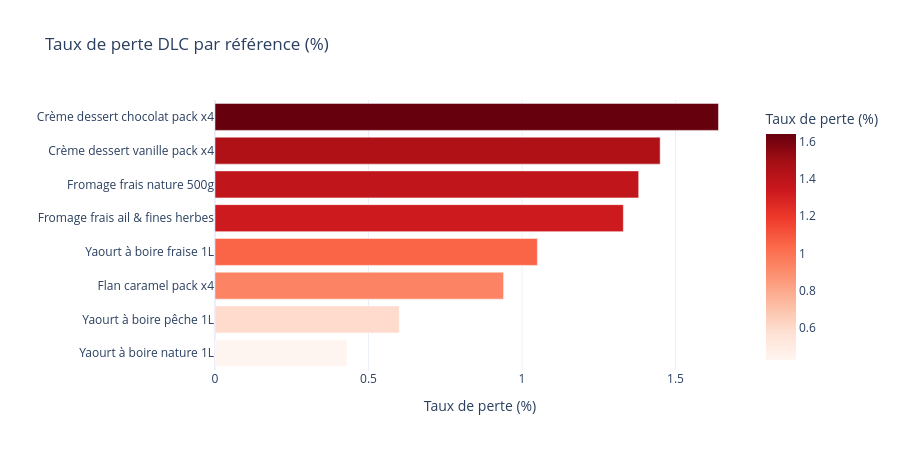

Here is the notebook cell this chart was saved with:
### Code cell
fig = px.bar(df_sku.sort_values('taux_perte_pct'), x='taux_perte_pct', y='produit',
             orientation='h', color='taux_perte_pct', color_continuous_scale='Reds',
             title="Taux de perte DLC par référence (%)",
             labels={'taux_perte_pct': 'Taux de perte (%)', 'produit': ''},
             template="plotly_white")
fig.update_layout(height=450)
fig.show()

### Figure 1 — Plotly figure (JSON) as saved in the notebook; plotly's stock layout.template omitted (floating-point values rounded to 4 significant figures)
{"data": [{"hovertemplate": "Taux de perte (%)=%{marker.color}<br>=%{y}<extra></extra>", "legendgroup": "", "marker": {"color": [0.43, 0.6, 0.94, 1.05, 1.33, 1.38, 1.45, 1.64], "coloraxis": "coloraxis", "pattern": {"shape": ""}}, "name": "", "orientation": "h", "showlegend": false, "textposition": "auto", "type": "bar", "x": [0.43, 0.6, 0.94, 1.05, 1.33, 1.38, 1.45, 1.64], "xaxis": "x", "y": ["Yaourt à boire nature 1L", "Yaourt à boire pêche 1L", "Flan caramel pack x4", "Yaourt à boire fraise 1L", "Fromage frais ail & fines herbes", "Fromage frais nature 500g", "Crème dessert vanille pack x4", "Crème dessert chocolat pack x4"], "yaxis": "y"}], "layout": {"barmode": "relative", "coloraxis": {"autocolorscale": false, "colorbar": {"title": {"text": "Taux de perte (%)"}}, "colorscale": [[0.0, "rgb(255,245,240)"], [0.125, "rgb(254,224,210)"], [0.25, "rgb(252,187,161)"], [0.375, "rgb(252,146,114)"], [0.5, "rgb(251,106,74)"], [0.625, "rgb(239,59,44)"], [0.75, "rgb(203,24,29)"], [0.875, "rgb(165,15,21)"], [1.0, "rgb(103,0,13)"]]}, "height": 450, "legend": {"tracegroupgap": 0}, "title": {"text": "Taux de perte DLC par référence (%)"}, "xaxis": {"anchor": "y", "domain": [0.0, 1.0], "title": {"text": "Taux de perte (%)"}}, "yaxis": {"anchor": "x", "domain": [0.0, 1.0], "title": {"text": ""}}}}
